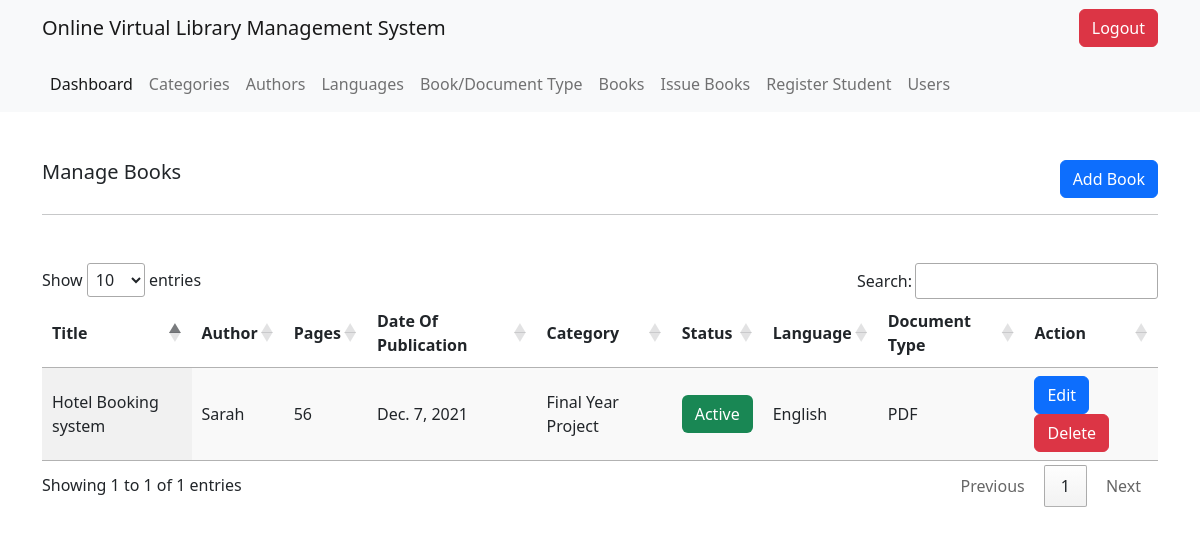
/books/ (signed in), run on an earlier commit of the app's database.
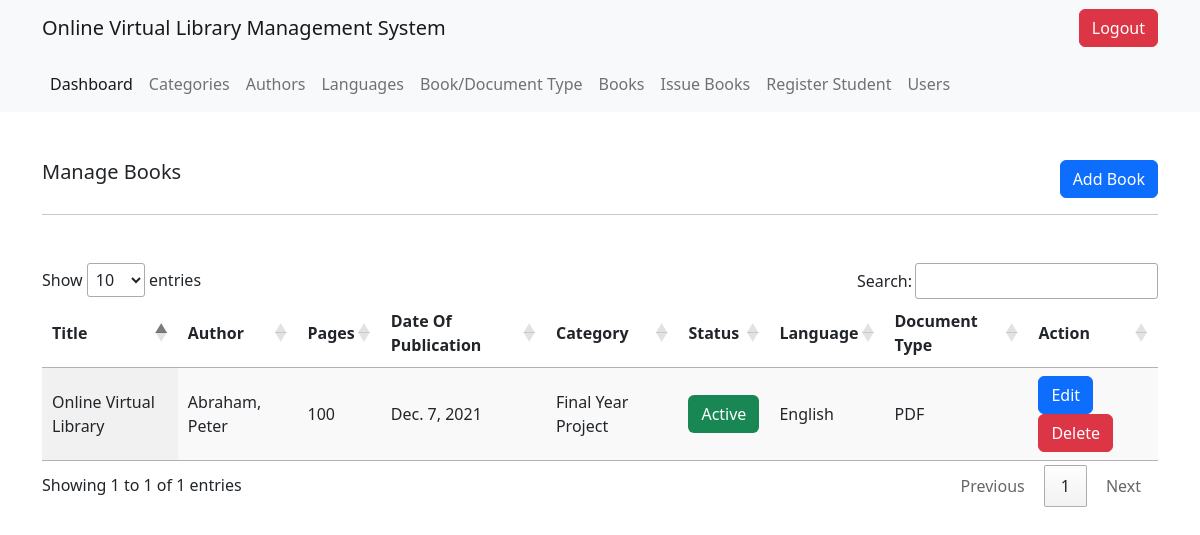
And on a later commit of the database.
### v_library/models.py (models this page shows, shortened)
class Book(models.Model):
    STATUS = (
        ("Active", "Active"),
        ('InActive', "InActive")
    )
    title = models.CharField(max_length=200)
    pages = models.IntegerField()
    date_of_publication = models.DateField()
    description = models.CharField(max_length=200)
    status = models.CharField(max_length=300, choices=STATUS, default="Active")
    category = models.ForeignKey(Category, on_delete=models.SET_NULL, null=True)
    language = models.ForeignKey(Language, on_delete=models.SET_NULL, null=True)
    doc_type = models.ForeignKey(BookDocumentType, on_delete=models.SET_NULL, null=True)
    authors = models.ManyToManyField(Author)

class Author(models.Model):
    firstname = models.CharField(max_length=300)
    lastname = models.CharField(max_length=200)
    date_created = models.DateTimeField(auto_now_add=True)
    def __str__(self) -> str:
        return self.firstname

class Category(models.Model):
    STATUS = (
        ("Active", "Active"),
        ('InActive', "InActive")
    )
    name = models.CharField(max_length=300)
    status = models.CharField(max_length=300, choices=STATUS)
    date_created = models.DateTimeField(auto_now_add=True)

class Language(models.Model):
    language = models.CharField(max_length=300)

class BookDocumentType(models.Model):
    doc_type = models.CharField(max_length=300)

### v_library/decorators.py (the view)
        def wrapper_func(request, *args, **kwargs):
            user = None
            if request.user.is_staff:
                user = 'staff'
            else :
                user = 'student'
            print(user)
            if user in allowed_roles:
                return view_func(request,*args, **kwargs)
            else:
                return HttpResponse('Access restricted')

### v_library/views.py (called while the page is built)
@login_required
@allowed_users(allowed_roles = ['staff'])
def books(request):
    books = Book.objects.all()
    context = {
        'books': books
    }
    return render(request, 'v_library/books.html', context)

### v_library/templates/v_library/books.html
{% extends 'v_library/root.html' %}
{% block content %}
<div class="container">
    <div class="d-flex justify-content-between mt-5">
        <h5 class="">Manage Books</h5>
        <a href="{% url 'add_book' %}" class="btn btn-primary inline-block">Add Book</a>
    </div>
    <hr>
</div>
<div class="container mt-5">
    <table class="table_id display" >
        <thead>
            <tr>
                <th>Title</th>
                <th>Author</th>
                <th>Pages</th>
                <th>Date Of Publication</th>
                <th>Category</th>
                <th>Status</th>
                <th>Language</th>
                <th>Document Type</th>
                <th>Action</th>
            </tr>
        </thead>
        <tbody>
            {% for book in books %}
            <tr>
                <td>{{book.title}}</td>
                <td>{{book.authors.all|join:", "}}</td>
                <td>{{book.pages}}</td>
                <td>{{book.date_of_publication}}</td>
                <td>{{book.category.name}}</td>
                <td>
                    {% if book.status == 'Active' %}
                        <span class="btn bg-success text-white" >{{book.status}}</span>
                    {% else %}
                        <span class="btn bg-danger text-white" >{{book.status}}</span>
                    {% endif %}
                </td>
                <td>{{book.language.language}}</td>
                <td>{{book.doc_type.doc_type}}</td>
                <td>
                    <a href="{% url 'edit_book' book.id %}" class="btn btn-primary">Edit</a>
                    <a href="{% url 'delete_book' book.id %}" class="btn btn-danger">Delete</a>
                </td>
            </tr>
            {% endfor %}
        </tbody>
    </table>
</div>
{% endblock %}

### v_library/templates/v_library/root.html (shortened to what this page needs)
<!DOCTYPE html>
<html lang="en">
<head>
    <link href="https://cdn.jsdelivr.net/npm/bootstrap@5.2.0-beta1/dist/css/bootstrap.min.css" rel="stylesheet"
>
    <link rel="stylesheet" href="https://cdn.datatables.net/1.12.1/css/jquery.dataTables.min.css">
</head>
<body>
    {% include 'v_library/includes/navbar.html' %}
    {% block content %}
    {% endblock %}
</body>
</html>

### v_library/templates/v_library/includes/navbar.html
<nav class="navbar bg-light ">
  <div class="container">
    <a class="navbar-brand">Online Virtual Library Management System</a>
    {% if request.user.is_authenticated %}
    <a class="btn btn-danger" href="{% url 'logout' %}">Logout</a>
    {% endif %}
  </div>
</nav>
{% if request.user.is_authenticated %}
  {% include 'v_library/includes/nav_links.html' %}
{% endif %}

### v_library/templates/v_library/includes/nav_links.html (shortened to what this page needs)
<nav class="navbar navbar-expand-lg bg-light">
    <div class="container">
      <div class="collapse navbar-collapse" id="navbarNavDropdown">
        <ul class="navbar-nav">
          {% if request.user.is_staff %}
          <li class="nav-item">
            <a class="nav-link active" aria-current="page" href="{% url 'dashboard' %}">Dashboard</a>
          </li>
          <li class="nav-item">
            <a class="nav-link" href="{% url 'categories' %}">Categories</a>
          </li>
          <li class="nav-item">
            <a class="nav-link" href="{% url 'authors' %}">Authors</a>
          </li>
          <li class="nav-item">
            <a class="nav-link" href="{% url 'languages' %}">Languages</a>
          </li>
          <li class="nav-item">
            <a class="nav-link" href="{% url 'book_document_types' %}">Book/Document Type</a>
          </li>
          <li class="nav-item">
            <a class="nav-link" href="{% url 'books' %}">Books</a>
          </li>
          <li class="nav-item">
            <a class="nav-link" href="{% url 'issued_books' %}">Issue Books</a>
          </li>
          <li class="nav-item">
            <a class="nav-link" href="{% url 'register_user' %}">Register Student</a>
          </li>
          <li class="nav-item">
            <a class="nav-link" href="{% url 'users' %}">Users</a>
          </li>
          {% endif %}
        </ul>
      </div>
    </div>
  </nav>

What changed in the data, as far as the page shows it:
removed Book: title "Hotel Booking system", authors.all "Sarah", pages "56", date_of_publication "Dec. 7, 2021", category.name "Final Year Project", status "Active", language.language "English", doc_type.doc_type "PDF"
added Book: title "Online Virtual Library", authors.all "Abraham, Peter", pages "100", date_of_publication "Dec. 7, 2021", category.name "Final Year Project", status "Active", language.language "English", doc_type.doc_type "PDF"
